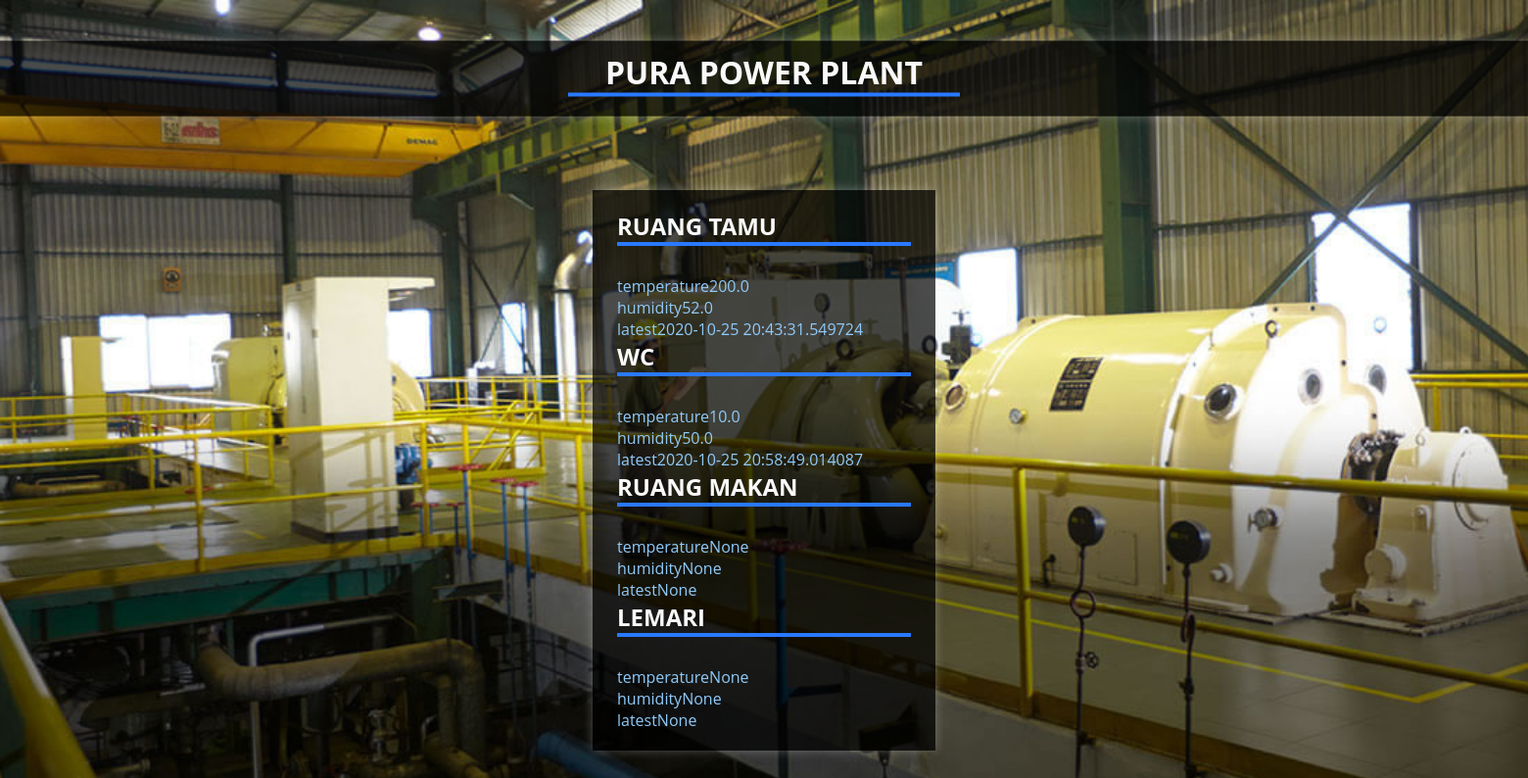
The page / on the database its author committed.
### app.py (models this page shows, shortened)
class Data(db.Model):
    id = db.Column(db.Integer, primary_key=True)
    created_date = db.Column(db.DateTime, nullable=False, default=datetime.now())
    temperature = db.Column(db.Float, default=0.0)
    humidity = db.Column(db.Float, default=0.0)
    instrument_id = db.Column(db.Integer, db.ForeignKey('instrument.id'), nullable=False)
    instrument = db.relationship('Instrument', backref=db.backref('datas', lazy=False))

class Instrument(db.Model):
    id = db.Column(db.Integer, primary_key=True)
    name = db.Column(db.String(100), nullable=False)

### app.py (the view)
@app.route("/")
def index():
    results = []
    instruments = Instrument.query.all()
    for ins in instruments:
        data = Data.query.filter_by(instrument_id=ins.id).order_by(desc(Data.created_date)).first()
        if data is None:
            data = Data()
            data.instrument_id = ins.id
            data.instrument = ins
        print(data.instrument.name)
        results.append(data)
    return render_template("index.html", results = results)

### templates/index.html (shortened to what this page needs)
<!DOCTYPE HTML>
<html>
    <head>
        <link rel="stylesheet" href="static/style.css">
    </head>
    <body>
		<div class="containerh">
			<h1>PURA POWER PLANT</h1>
        </div>
        <div class="container">
          {% for result in results %}
          <h2>{{result.instrument.name}}</h2>
          <label>temperature</label><label>{{result.temperature}}</label><br>
          <label>humidity</label><label>{{result.humidity}}</label><br>
          <label>latest</label><label>{{result.created_date}}</label><br>
          {% endfor %}
        </div>
    </body>
</html>

### static/style.css (style rules this page uses)
* { margin: 0; padding: 0; outline: 0; font-family: 'Open Sans', sans-serif; }
body { height: 100vh; background-image: url('background.jpg'); background-size: cover; background-position: center; background-repeat: no-repeat; }
.containerh { position: absolute; left: 50%; top: 10%; transform: translate(-50%,-50%); padding: 10px 1000px; width: 400px; background-color: rgba(0,0,0,.7); box-shadow: 0 0 10px rgba(255,255,255,.3); }
.containerh h1 { text-align: center; color: #fafafa; margin-bottom: 10px; text-transform: uppercase; border-bottom: 4px solid #2979ff; }
.container { position: absolute; left: 50%; top: 60%; transform: translate(-50%,-50%); padding: 20px 25px; width: 300px; background-color: rgba(0,0,0,.7); box-shadow: 0 0 10px rgba(255,255,255,.3); }
.container h2 { text-align: left; color: #fafafa; margin-bottom: 30px; text-transform: uppercase; border-bottom: 4px solid #2979ff; }
.container label { text-align: left; color: #90caf9; }

### rows shown on the page
Data: instrument.name "RUANG TAMU", temperature "200.0", humidity "52.0", created_date "2020-10-25 20:43:31.549724"
Data: instrument.name "WC", temperature "10.0", humidity "50.0", created_date "2020-10-25 20:58:49.014087"
Instrument: instrument.name "RUANG MAKAN"
Instrument: instrument.name "LEMARI"

### other values the page prints
{{ result.temperature }} "None" "None"
{{ result.humidity }} "None" "None"
{{ result.created_date }} "None" "None"
